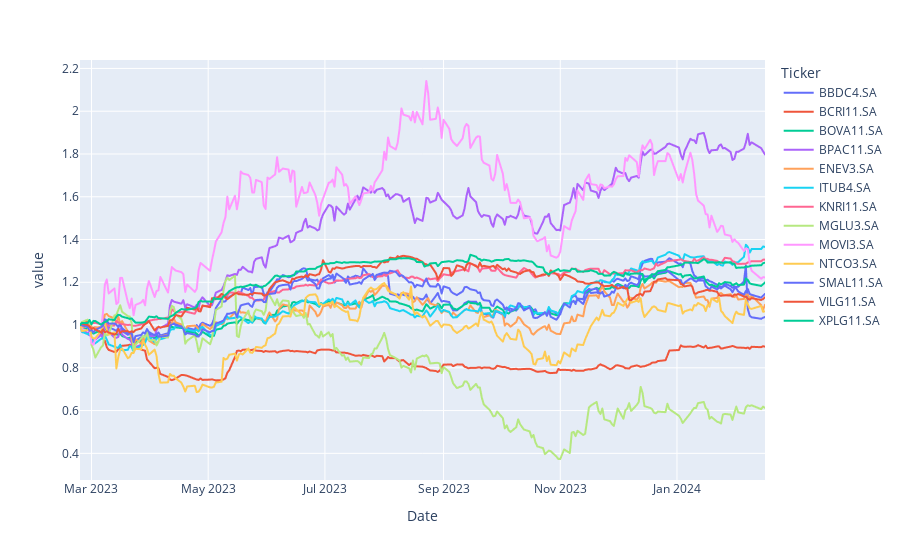

Notebook code cell kept with this figure:
### Code cell
# Normalização
df_cotacoes_norm = df_cotacoes / df_cotacoes.iloc[0]

fig = px.line(df_cotacoes_norm)
fig.show()

### Figure 1 — Plotly figure (JSON) as saved in the notebook; plotly's stock layout.template omitted (floating-point values rounded to 4 significant figures; data arrays with more than 128 entries replaced by an {"elided": "..."} marker saying what was removed)
{"data": [{"hovertemplate": "Ticker=BBDC4.SA<br>Date=%{x}<br>value=%{y}<extra></extra>", "legendgroup": "BBDC4.SA", "line": {"color": "#636efa", "dash": "solid"}, "marker": {"symbol": "circle"}, "mode": "lines", "name": "BBDC4.SA", "showlegend": true, "type": "scattergl", "x": {"elided": "244 str values"}, "xaxis": "x", "y": {"elided": "244 float values"}, "yaxis": "y"}, {"hovertemplate": "Ticker=BCRI11.SA<br>Date=%{x}<br>value=%{y}<extra></extra>", "legendgroup": "BCRI11.SA", "line": {"color": "#EF553B", "dash": "solid"}, "marker": {"symbol": "circle"}, "mode": "lines", "name": "BCRI11.SA", "showlegend": true, "type": "scattergl", "x": {"elided": "244 str values"}, "xaxis": "x", "y": {"elided": "244 float values"}, "yaxis": "y"}, {"hovertemplate": "Ticker=BOVA11.SA<br>Date=%{x}<br>value=%{y}<extra></extra>", "legendgroup": "BOVA11.SA", "line": {"color": "#00cc96", "dash": "solid"}, "marker": {"symbol": "circle"}, "mode": "lines", "name": "BOVA11.SA", "showlegend": true, "type": "scattergl", "x": {"elided": "244 str values"}, "xaxis": "x", "y": {"elided": "244 float values"}, "yaxis": "y"}, {"hovertemplate": "Ticker=BPAC11.SA<br>Date=%{x}<br>value=%{y}<extra></extra>", "legendgroup": "BPAC11.SA", "line": {"color": "#ab63fa", "dash": "solid"}, "marker": {"symbol": "circle"}, "mode": "lines", "name": "BPAC11.SA", "showlegend": true, "type": "scattergl", "x": {"elided": "244 str values"}, "xaxis": "x", "y": {"elided": "244 float values"}, "yaxis": "y"}, {"hovertemplate": "Ticker=ENEV3.SA<br>Date=%{x}<br>value=%{y}<extra></extra>", "legendgroup": "ENEV3.SA", "line": {"color": "#FFA15A", "dash": "solid"}, "marker": {"symbol": "circle"}, "mode": "lines", "name": "ENEV3.SA", "showlegend": true, "type": "scattergl", "x": {"elided": "244 str values"}, "xaxis": "x", "y": {"elided": "244 float values"}, "yaxis": "y"}, {"hovertemplate": "Ticker=ITUB4.SA<br>Date=%{x}<br>value=%{y}<extra></extra>", "legendgroup": "ITUB4.SA", "line": {"color": "#19d3f3", "dash": "solid"}, "marker": {"symbol": "circle"}, "mode": "lines", "name": "ITUB4.SA", "showlegend": true, "type": "scattergl", "x": {"elided": "244 str values"}, "xaxis": "x", "y": {"elided": "244 float values"}, "yaxis": "y"}, {"hovertemplate": "Ticker=KNRI11.SA<br>Date=%{x}<br>value=%{y}<extra></extra>", "legendgroup": "KNRI11.SA", "line": {"color": "#FF6692", "dash": "solid"}, "marker": {"symbol": "circle"}, "mode": "lines", "name": "KNRI11.SA", "showlegend": true, "type": "scattergl", "x": {"elided": "244 str values"}, "xaxis": "x", "y": {"elided": "244 float values"}, "yaxis": "y"}, {"hovertemplate": "Ticker=MGLU3.SA<br>Date=%{x}<br>value=%{y}<extra></extra>", "legendgroup": "MGLU3.SA", "line": {"color": "#B6E880", "dash": "solid"}, "marker": {"symbol": "circle"}, "mode": "lines", "name": "MGLU3.SA", "showlegend": true, "type": "scattergl", "x": {"elided": "244 str values"}, "xaxis": "x", "y": {"elided": "244 float values"}, "yaxis": "y"}, {"hovertemplate": "Ticker=MOVI3.SA<br>Date=%{x}<br>value=%{y}<extra></extra>", "legendgroup": "MOVI3.SA", "line": {"color": "#FF97FF", "dash": "solid"}, "marker": {"symbol": "circle"}, "mode": "lines", "name": "MOVI3.SA", "showlegend": true, "type": "scattergl", "x": {"elided": "244 str values"}, "xaxis": "x", "y": {"elided": "244 float values"}, "yaxis": "y"}, {"hovertemplate": "Ticker=NTCO3.SA<br>Date=%{x}<br>value=%{y}<extra></extra>", "legendgroup": "NTCO3.SA", "line": {"color": "#FECB52", "dash": "solid"}, "marker": {"symbol": "circle"}, "mode": "lines", "name": "NTCO3.SA", "showlegend": true, "type": "scattergl", "x": {"elided": "244 str values"}, "xaxis": "x", "y": {"elided": "244 float values"}, "yaxis": "y"}, {"hovertemplate": "Ticker=SMAL11.SA<br>Date=%{x}<br>value=%{y}<extra></extra>", "legendgroup": "SMAL11.SA", "line": {"color": "#636efa", "dash": "solid"}, "marker": {"symbol": "circle"}, "mode": "lines", "name": "SMAL11.SA", "showlegend": true, "type": "scattergl", "x": {"elided": "244 str values"}, "xaxis": "x", "y": {"elided": "244 float values"}, "yaxis": "y"}, {"hovertemplate": "Ticker=VILG11.SA<br>Date=%{x}<br>value=%{y}<extra></extra>", "legendgroup": "VILG11.SA", "line": {"color": "#EF553B", "dash": "solid"}, "marker": {"symbol": "circle"}, "mode": "lines", "name": "VILG11.SA", "showlegend": true, "type": "scattergl", "x": {"elided": "244 str values"}, "xaxis": "x", "y": {"elided": "244 float values"}, "yaxis": "y"}, {"hovertemplate": "Ticker=XPLG11.SA<br>Date=%{x}<br>value=%{y}<extra></extra>", "legendgroup": "XPLG11.SA", "line": {"color": "#00cc96", "dash": "solid"}, "marker": {"symbol": "circle"}, "mode": "lines", "name": "XPLG11.SA", "showlegend": true, "type": "scattergl", "x": {"elided": "244 str values"}, "xaxis": "x", "y": {"elided": "244 float values"}, "yaxis": "y"}], "layout": {"legend": {"title": {"text": "Ticker"}, "tracegroupgap": 0}, "margin": {"t": 60}, "xaxis": {"anchor": "y", "domain": [0, 1], "title": {"text": "Date"}}, "yaxis": {"anchor": "x", "domain": [0, 1], "title": {"text": "value"}}}}
